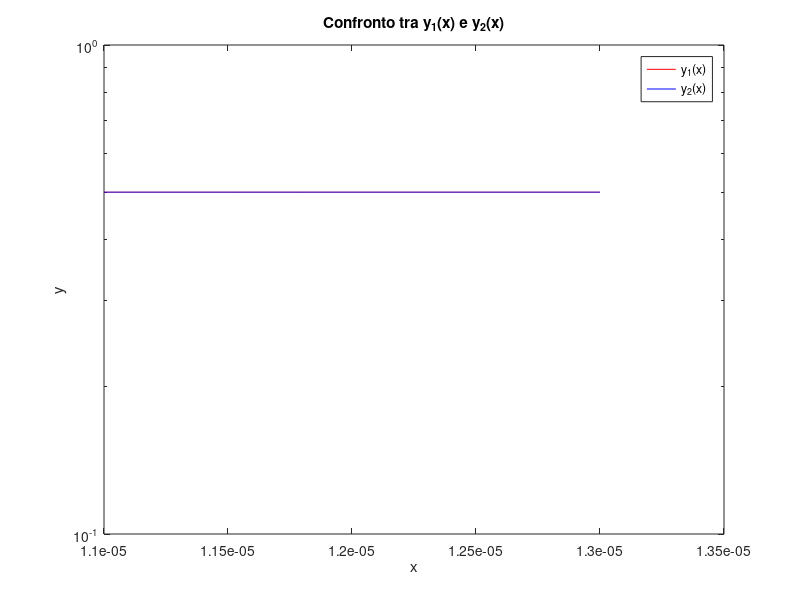

Source code (MATLAB):
clear all;
clc;

x = 1.2e-5;
s = linspace(x - 1e-6, x + 1e-6, 2000);

% Definizione delle funzioni
y_1 = @(x) (1 - cos(x)) ./ x.^2;
y_2 = @(x) (1/2) * ((sin(x/2)).^2 ./ (x/2).^2);

% Valutazione delle funzioni su tutto il vettore s
y1_vals = y_1(s);
y2_vals = y_2(s);

% Grafico
figure(1)
semilogy(s, y1_vals, "-r", 'DisplayName', 'y_1(x)');
hold on;
semilogy(s, y2_vals, "-b", 'DisplayName', 'y_2(x)');
legend;
xlabel('x');
ylabel('y');
title('Confronto tra y_1(x) e y_2(x)');
hold off;
